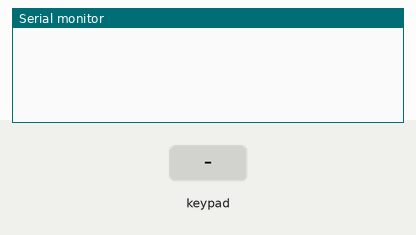
A sketch run on a simulated Arduino Uno, built with avr-gcc and run on an emulated ATmega328P. Shown: the last lines printed to the serial monitor. The inputs (shaded band) are chosen by the test bench.

Above: at 1.2 s.
1.3 s: key '6' pressed
At 2.1 s:
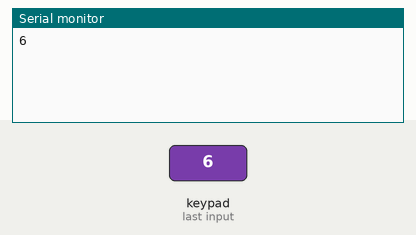
2.8 s: keypad keys 5 8 5 7 # pressed 0.4 s apart
At 5.7 s:
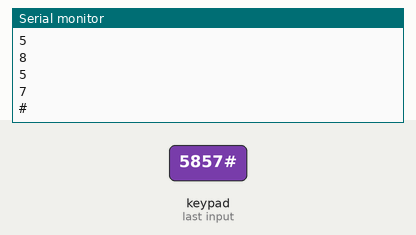
6.3 s: key '*' pressed
At 7.4 s:
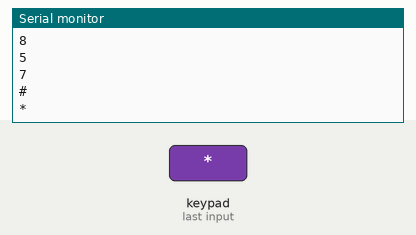
7.8 s: keypad keys 5 8 5 7 * pressed 0.4 s apart
At 10.8 s:
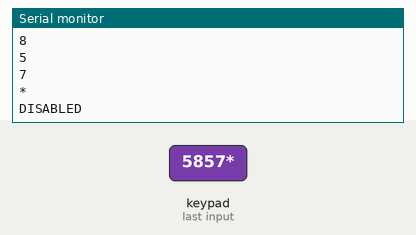
Timing chart, 0 to 12.3 s (numbered marks = the images above; inputs shaded):
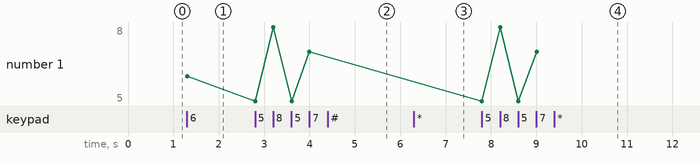

Measured:
- after the input at 1.3 s, the serial monitor: prints a new line at once (image 1)
- after the input at 2.8 s, the serial monitor: prints a new line at once (image 2)
- after the input at 6.3 s, the serial monitor: prints a new line at once (image 3)
- after the input at 7.8 s, the serial monitor: prints a new line at once (image 4)
- plotted number 1: 6 → 7 after the input at 2.8 s

The sketch:

alarmSystem.ino
```cpp
#include <Keypad.h>

const byte rows = 4; //four rows
const byte cols = 3; //three columns
char keys[rows][cols] = {
    {'6','4','5'},
    {'9','7','8'},
    {'#','*','0'},
    {'3','1','2'}
};

/* Wiring:

  pad -- > Arduino

  1  -->  6
  2  -->  2
  3  -->  7
  4  -->  3
  5  -->  8
  6  -->  4
  7  -->  5
*/

enum State {
  INIT,
  START,
  M1,
  M2,
  M3,
  M4,
};

char code[] = "5857";
int state = INIT;
bool enabled = false;
void monitorKeypad(char key)
{
  if (key) {
    switch (state) {
      case INIT:
        if (key == '*') {
          state = START;
        }
        break;
      case START:
        if (key == code[0]) {
          state = M1;
        } else if (key != '*') {
          state = INIT;
        }
        break;
      case M1:
        if (key == code[1]) {
          state = M2;
        } else if (key == '*') {
          state = START;
        } else {
          state = INIT;
        }
        break;
      case M2:
        if (key == code[2]) {
          state = M3;
        } else if (key == '*') {
          state = START;
        } else  {
          state = INIT;
        }
        break;
      case M3:
        if (key == code[3]) {
          state = M4;
        } else if (key == '*') {
          state = START;
        } else {
          state = INIT;
        }
        break;
      case M4:
        if (key == '#') {
          enabled = true;
          Serial.println("ENABLED");
        } else if (key == '*') {
          enabled = false;
          Serial.println("DISABLED");
        }
        state = INIT;
        break;
    }
  }
}


byte rowPins[rows] = {5, 4, 3, 2}; //connect to the row pinouts of the keypad
byte colPins[cols] = {8, 7, 6}; //connect to the column pinouts of the keypad
Keypad keypad = Keypad( makeKeymap(keys), rowPins, colPins, rows, cols );
void setup()
{
    Serial.begin(9600);
    state = INIT;
}

void loop()
{
  char key = keypad.getKey();
  if (key != NO_KEY){
    Serial.println(key);
    monitorKeypad(key);
  }
}
```
